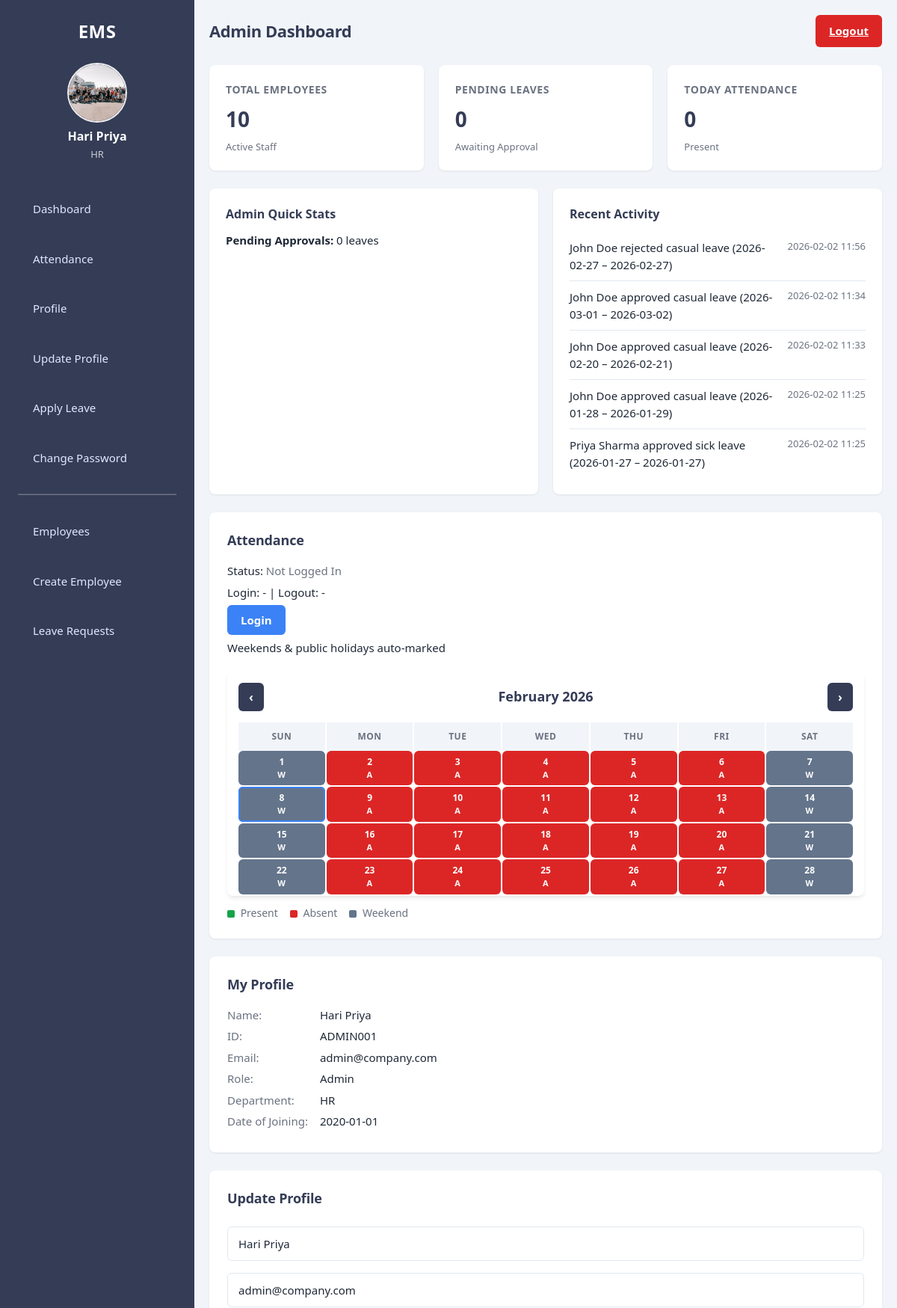
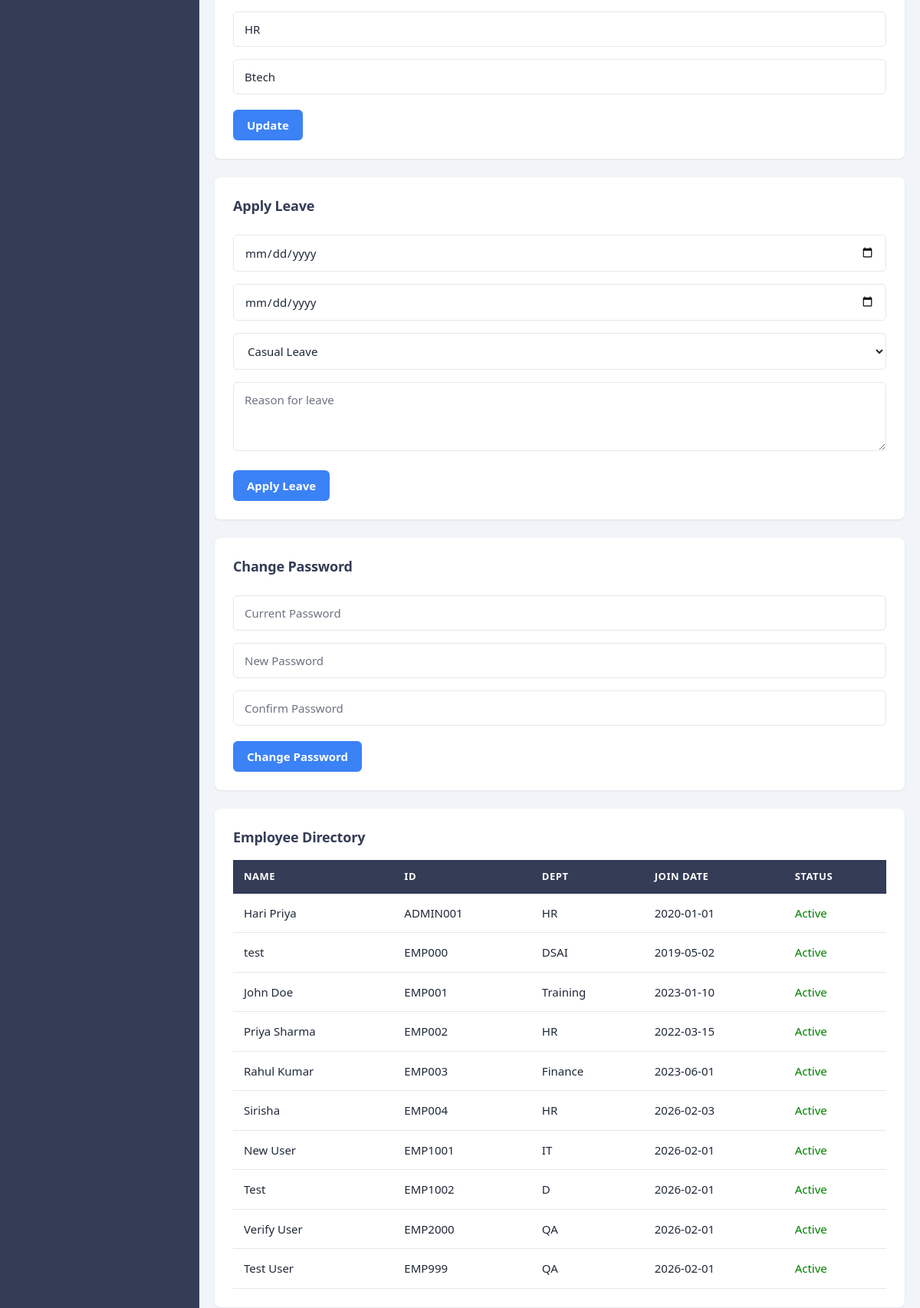
Page /admin (signed in, upper part) on the committed database (2 pictures, top to bottom).
### tables this page shows
CREATE TABLE employees (
            id INTEGER PRIMARY KEY AUTOINCREMENT,
            name TEXT NOT NULL,
            emp_id TEXT UNIQUE,
            email TEXT NOT NULL,
            department TEXT NOT NULL,
            salary TEXT,
            join_date TEXT,
            username TEXT UNIQUE,
            profile_image TEXT,
            qualification TEXT
        );

CREATE TABLE leaves (
            id INTEGER PRIMARY KEY AUTOINCREMENT,
            emp_id TEXT NOT NULL,
            from_date TEXT NOT NULL,
            to_date TEXT NOT NULL,
            type TEXT NOT NULL,
            reason TEXT,
            status TEXT DEFAULT 'pending',
            applied_at TEXT DEFAULT (datetime('now'))
        );

### app.py (the view, shortened to what this page needs)
@app.route("/admin")
def admin_dashboard():
    if "user" not in session:
        return redirect("/")
    conn = get_connection()
    cursor = conn.cursor()
    cursor.execute("SELECT * FROM employees ORDER BY emp_id")
    employees = [dict(row) for row in cursor.fetchall()]
    cursor.execute(
        """SELECT l.*, e.name FROM leaves l
           JOIN employees e ON l.emp_id = e.emp_id
           WHERE l.status = 'pending' ORDER BY l.applied_at DESC"""
    )
    pending_leaves = [dict(row) for row in cursor.fetchall()]
    cursor.execute("SELECT COUNT(*) FROM employees")
    total_employees = cursor.fetchone()[0]
    cursor.execute("SELECT COUNT(*) FROM leaves WHERE status = 'pending'")
    pending_leaves_count = cursor.fetchone()[0]
    today = datetime.now().strftime("%Y-%m-%d")
    cursor.execute(
        "SELECT COUNT(*) FROM attendance WHERE date=? AND status='present'",
        (today,),
    )
    today_attendance = cursor.fetchone()[0]
    admin_emp_id = get_emp_id()
    cursor.execute(
        "SELECT * FROM attendance WHERE emp_id=? AND date=?",
        (admin_emp_id, today),
    )
    admin_att_row = cursor.fetchone()
    admin_attendance_status = dict(admin_att_row) if admin_att_row else None
    cursor.execute(
        """SELECT l.emp_id, e.name, l.type, l.from_date, l.to_date, l.status, l.applied_at
           FROM leaves l JOIN employees e ON l.emp_id = e.emp_id
           ORDER BY l.applied_at DESC LIMIT 5"""
    )
    recent_leaves = [dict(row) for row in cursor.fetchall()]
    cursor.execute(
        """SELECT a.emp_id, e.name, a.login_time
           FROM attendance a JOIN employees e ON a.emp_id = e.emp_id
           WHERE a.date = ? AND a.status = 'present' AND a.login_time IS NOT NULL
           ORDER BY a.login_time DESC""",
        (today,),
    )
    today_attendance_list = [dict(row) for row in cursor.fetchall()]
    recent_activity = []
    for leave in recent_leaves:
        applied_at = leave.get("applied_at") or ""
        status_label = "applied for" if leave["status"] == "pending" else leave["status"]
        recent_activity.append({
            "type": "leave",
            "message": f"{leave['name']} {status_label} {leave['type']} leave ({leave['from_date']} – {leave['to_date']})",
            "time": applied_at[:16] if len(applied_at) >= 16 else applied_at,
            "sort_key": applied_at,
        })
    recent_activity.sort(key=lambda x: x["sort_key"], reverse=True)
    recent_activity = recent_activity[:8]
    conn.close()
    current_user = get_current_employee()
    if not current_user:
        current_user = {"name": "Admin", "emp_id": "ADMIN001", "department": "HR", "email": "admin@company.com", "join_date": "2020-01-01", "profile_image": None, "qualification": ""}
    return render_template(
        "admin_dashboard.html",
        employees=employees,
        pending_leaves=pending_leaves,
        total_employees=total_employees,
        pending_leaves_count=pending_leaves_count,
        today_attendance=today_attendance,
        current_user=current_user,
        admin_attendance_status=admin_attendance_status,
        recent_activity=recent_activity,
    )

### app.py (called while the page is built, shortened)
def get_emp_id():
    username = session.get("user")
    if not username:
        return None
    if username == "admin":
        return "ADMIN001"

def get_current_employee():
    emp_id = get_emp_id()
    if not emp_id:
        return None
    conn = get_connection()
    cursor = conn.cursor()
    cursor.execute("SELECT * FROM employees WHERE emp_id=?", (emp_id,))
    row = cursor.fetchone()
    conn.close()
    return dict(row) if row else None

### db.py (called while the page is built)
def get_connection():
    conn = sqlite3.connect(DB_PATH, timeout=10, check_same_thread=False)
    conn.row_factory = sqlite3.Row
    conn.execute("PRAGMA journal_mode=WAL;")
    conn.execute("PRAGMA busy_timeout = 5000;")  # wait up to 5s if DB is busy
    return conn

### templates/admin_dashboard.html (shortened to what this page needs)
<!DOCTYPE html>
<html>
<head>
    <link rel="stylesheet" href="{{ url_for('static', filename='css/style.css') }}">
</head>
<body>
<div class="layout">
    <div class="sidebar">
        <h2>EMS</h2>
        <div class="profile-box">
            <label for="profilePic">
                <img src="{{ current_user.profile_image and url_for('static', filename=current_user.profile_image) or url_for('static', filename='images/pp.png') }}" id="profileImage" alt="profile picture">
            </label>
            <p>{{ current_user.name }}</p>
            <small>{{ current_user.department }}</small>
        </div>
        <ul class="list-styling">
            <li><a href="#dashboard">Dashboard</a></li>
            <li><a href="#attendance">Attendance</a></li>
            <li><a href="#profile">Profile</a></li>
            <li><a href="#update-profile">Update Profile</a></li>
            <li><a href="#apply-leave">Apply Leave</a></li>
            <li><a href="#change-password">Change Password</a></li>
            <hr style="margin:15px 0; opacity:0.3;">
            <li><a href="#employees">Employees</a></li>
            <li><a href="#create-employee">Create Employee</a></li>
            <li><a href="#leave-requests">Leave Requests</a></li>
        </ul>
    </div>
    <div class="main">
        <div id="dashboard">
            <div class="topbar">
                <h2>Admin Dashboard</h2>
                <a href="{{ url_for('logout') }}" class="btn danger">Logout</a>
            </div>
            <div class="cards">
                <div class="card">
                    <h3>Total Employees</h3>
                    <p id="totalEmployees">{{ total_employees }}</p>
                    <small>Active Staff</small>
                </div>
                <div class="card">
                    <h3>Pending Leaves</h3>
                    <p id="pendingLeavesAdmin">{{ pending_leaves_count }}</p>
                    <small>Awaiting Approval</small>
                </div>
                <div class="card">
                    <h3>Today Attendance</h3>
                    <p id="todayAttendanceNum">{{ today_attendance }}</p>
                    <small>Present</small>
                </div>
            </div>
            <div class="content-row">
                <div class="box">
                    <h3>Admin Quick Stats</h3>
                    <p><strong>Pending Approvals:</strong> {{ pending_leaves_count }} leaves</p>
                </div>
                <div class="box">
                    <h3>Recent Activity</h3>
                    {% if recent_activity %}
                    <ul class="recent-activity-list">
                        {% for item in recent_activity %}
                        <li>
                            <span class="activity-message">{{ item.message }}</span>
                            {% if item.time %}<span class="activity-time">{{ item.time }}</span>{% endif %}
                        </li>
                        {% endfor %}
                    </ul>
                    {% else %}
                    <p class="text-muted">No recent activity yet.</p>
                    {% endif %}
                </div>
            </div>
        </div>
        <div class="section" id="attendance">
            <h3>Attendance</h3>
            <p>Status: <strong id="admin-status" class="status-text">{{ 'Logged In' if admin_attendance_status and admin_attendance_status.status == 'present' and not admin_attendance_status.logout_time else 'Not Logged In' }}</strong></p>
            <p id="admin-time-display" class="attendance-times">
                {% if admin_attendance_status and admin_attendance_status.login_time %}
                Login: {{ admin_attendance_status.login_time }}{% if admin_attendance_status.logout_time %} | Logout: {{ admin_attendance_status.logout_time }}{% else %} | Logout: -{% endif %}
                {% else %}
                Login: - | Logout: -
                {% endif %}
            </p>
            <button class="btn" id="adminAttendanceBtn" onclick="toggleAdminAttendance()">{{ 'Logout' if admin_attendance_status and admin_attendance_status.status == 'present' and not admin_attendance_status.logout_time else 'Login' }}</button>
            <p class="note">Weekends & public holidays auto-marked</p>
            <div class="calendar-container" style="margin-top:20px;" id="adminCalendar"></div>
            <div class="calendar-legend">
                <span><span class="legend-dot legend-present"></span> Present</span>
                <span><span class="legend-dot legend-absent"></span> Absent</span>
                <span><span class="legend-dot legend-weekend"></span> Weekend</span>
            </div>
        </div>
        <div class="section" id="profile">
            <h3>My Profile</h3>
            <p><strong>Name:</strong> {{ current_user.name }}</p>
            <p><strong>ID:</strong> {{ current_user.emp_id }}</p>
            <p><strong>Email:</strong> {{ current_user.email }}</p>
            <p><strong>Role:</strong> Admin</p>
            <p><strong>Department:</strong> {{ current_user.department }}</p>
            <p><strong>Date of Joining:</strong> {{ current_user.join_date }}</p>
        </div>
        <div class="section" id="update-profile">
            <h3>Update Profile</h3>
            <form method="POST" action="/update_profile">
                <input type="text" name="name" placeholder="Full Name" value="{{ current_user.name }}" required>
                <input type="email" name="email" placeholder="Email" value="{{ current_user.email }}" required>
                <input type="text" name="department" placeholder="Department" value="{{ current_user.department }}" required>
                <input type="text" name="qualification" placeholder="Qualification" value="{{ current_user.qualification or '' }}">
                <button class="btn">Update</button>
            </form>
        </div>
        <div class="section" id="apply-leave">
            <h3>Apply Leave</h3>
            <form id="leaveForm" onsubmit="applyLeave(event)">
                <input type="date" id="fromDate" required>
                <input type="date" id="toDate" required>
                <select id="leaveType">
                    <option value="casual">Casual Leave</option>
                </select>
                <textarea id="reason" placeholder="Reason for leave" required></textarea>
                <button class="btn">Apply Leave</button>
            </form>
        </div>
        <div class="section" id="change-password">
            <h3>Change Password</h3>
            <form method="POST" action="/change_password">
                <input type="password" name="currentPwd" placeholder="Current Password" required>
                <input type="password" name="newPwd" placeholder="New Password" required>
                <input type="password" name="confirmPwd" placeholder="Confirm Password" required>
                <button class="btn">Change Password</button>
            </form>
        </div>
        <div class="section" id="employees">
            <h3>Employee Directory</h3>
            <div class="table-wrap">
                <table>
                    <thead>
                        <tr>
                            <th>Name</th><th>ID</th><th>Dept</th><th>Join Date</th><th>Status</th>
                        </tr>
                    </thead>
                    <tbody>
                        {% for emp in employees %}
                        <tr>
                            <td>{{ emp.name }}</td>
                            <td>{{ emp.emp_id }}</td>
                            <td>{{ emp.department }}</td>
                            <td>{{ emp.join_date or '-' }}</td>
                            <td style="color:green;">Active</td>
                        </tr>
                        {% endfor %}
                    </tbody>
                </table>
            </div>
        </div>
    </div>
</div>
</body>
</html>

### rows in the picture
employees: profile_image (picture), name "Hari Priya", department "HR", emp_id "ADMIN001", email "admin@company.com", join_date "2020-01-01", qualification "Btech"
leaves: message "John Doe rejected casual leave (2026-02-27 – 2026-02-27)", time "2026-02-02 11:56"
leaves: message "John Doe approved casual leave (2026-03-01 – 2026-03-02)", time "2026-02-02 11:34"
leaves: message "John Doe approved casual leave (2026-02-20 – 2026-02-21)", time "2026-02-02 11:33"
leaves: message "John Doe approved casual leave (2026-01-28 – 2026-01-29)", time "2026-02-02 11:25"
leaves: message "Priya Sharma approved sick leave (2026-01-27 – 2026-01-27)", time "2026-02-02 11:25"
employees: name "test", emp_id "EMP000", department "DSAI", join_date "2019-05-02"
employees: name "John Doe", emp_id "EMP001", department "Training", join_date "2023-01-10"
employees: name "Priya Sharma", emp_id "EMP002", department "HR", join_date "2022-03-15"
employees: name "Rahul Kumar", emp_id "EMP003", department "Finance", join_date "2023-06-01"
employees: name "Sirisha", emp_id "EMP004", department "HR", join_date "2026-02-03"
employees: name "New User", emp_id "EMP1001", department "IT", join_date "2026-02-01"
employees: name "Test", emp_id "EMP1002", department "D", join_date "2026-02-01"
employees: name "Verify User", emp_id "EMP2000", department "QA", join_date "2026-02-01"
employees: name "Test User", emp_id "EMP999", department "QA", join_date "2026-02-01"

### other values in the picture
{{ total_employees }} "10"
{{ pending_leaves_count }} "0"
{{ today_attendance }} "0"
